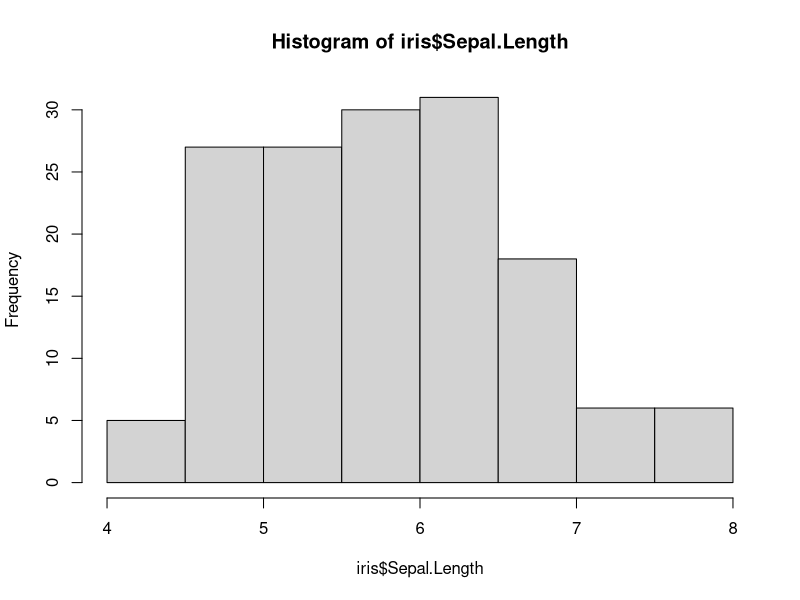
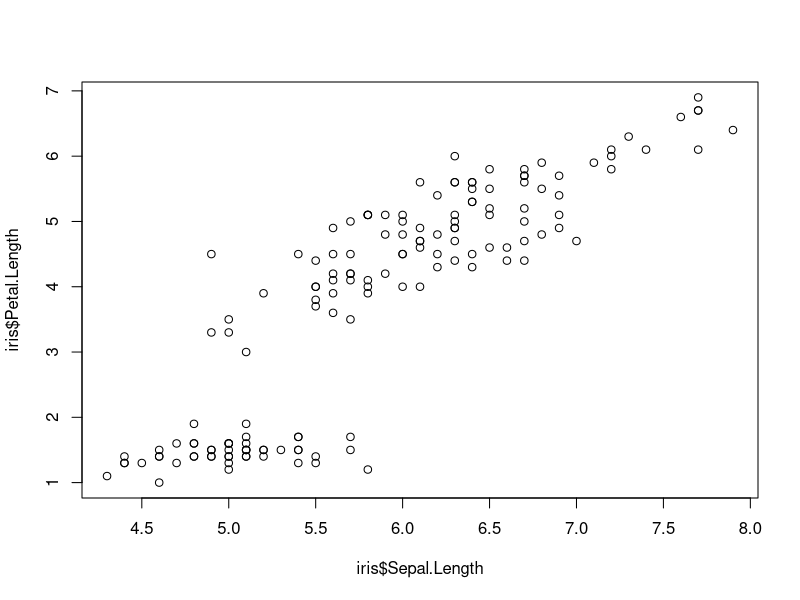

Write R code to recreate these figures, in order.
## ---- chunk 1
knitr::opts_chunk$set(echo = TRUE)
## ---- chunk 2
str(iris)
summary(iris)
## ---- chunk 3
median(iris$Petal.Width)
## ---- chunk 4
hist(iris$Sepal.Length)
## ---- chunk 5
plot(iris$Sepal.Length,iris$Petal.Length)
